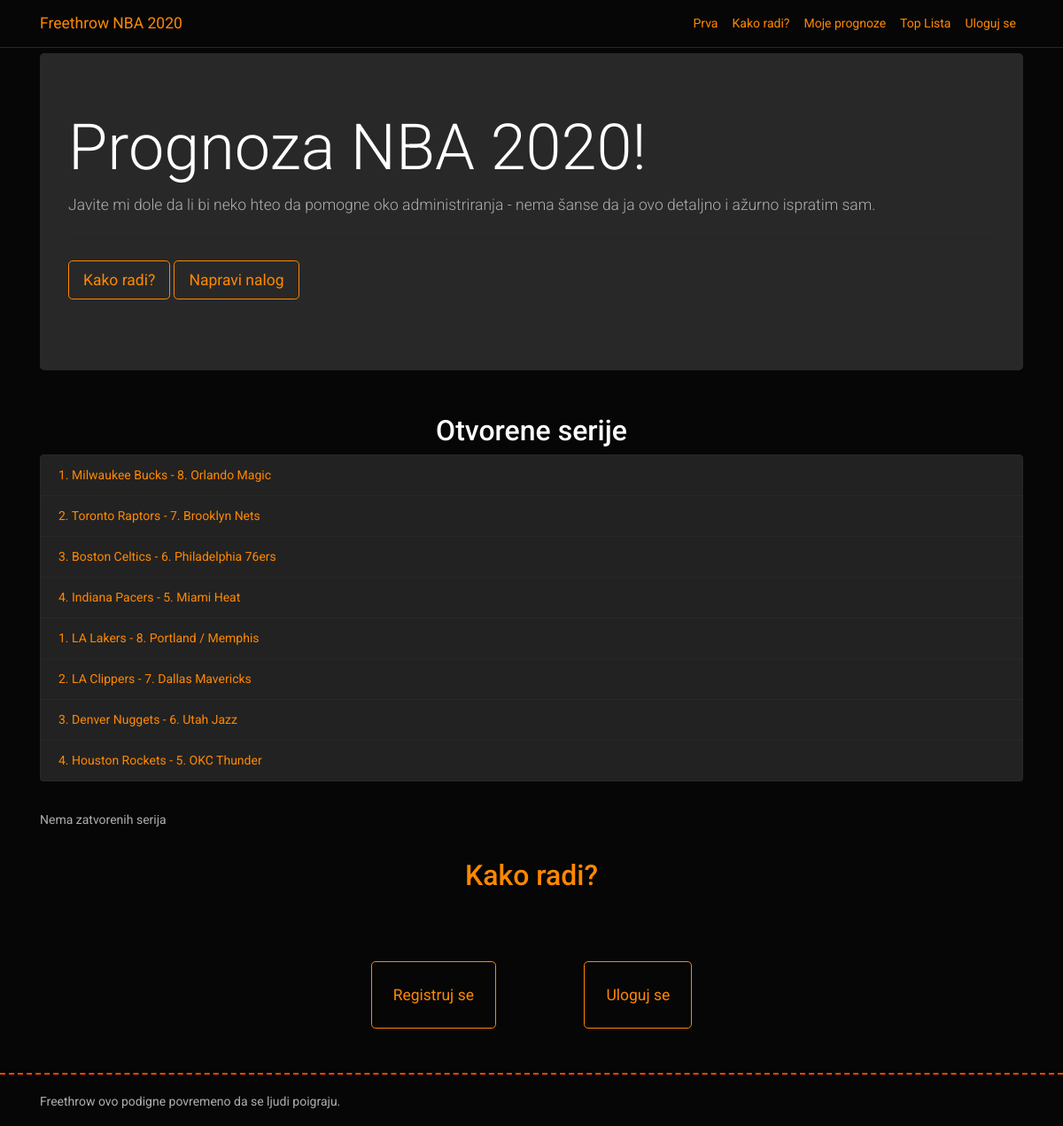
The page / on the database its author committed.
### models.py (models this page shows, shortened)
class Series(db.Model):
    __tablename__ = 'series'
    id = db.Column(db.Integer, primary_key = True)
    home = db.Column(db.Text)
    away = db.Column(db.Text)
    open = db.Column(db.Boolean, default = True)
    result = db.Column(db.String)

### main/views.py (the view)
@main.route('/', methods=['GET','POST'])
def index():
    users = User.query.order_by(User.score.desc()).limit(7)
    open_series = Series.query.filter(Series.open==True).all()
    closed_series = Series.query.filter(Series.open==False).all()
    if current_user.is_authenticated:
        usr = current_user._get_current_object()
        form = CommentForm()
        if form.validate_on_submit():
            comment = Comment()
            comment.body = form.body.data
            comment.user = usr
            db.session.add(comment)
            msg = u'Dodat komentar.'
            flash(msg)
            return redirect(url_for('main.index'))
        comments = Comment.query.all()
    else:
        form = None
        comments = None
    return render_template('index.html', comments = comments,
        series = open_series, closed_series = closed_series, users = users, form = form)

### templates/index.html (shortened to what this page needs)
{% extends "base.html" %}
{% import "bootstrap/wtf.html" as wtf %}
{% block content %}
<div class="jumbotron">
  <h1 class="display-3">Prognoza NBA 2020!</h1>
  <p class="lead"> Javite mi dole da li bi neko hteo da pomogne oko administriranja - nema šanse da ja ovo detaljno i ažurno ispratim sam.</p>
  <hr class="my-4">
  <p class="lead">
    <a class="btn btn-outline-warning btn-lg" href="/help" role="button">Kako radi?</a>
    <a class="btn btn-outline-warning btn-lg ml-auto" href="/auth/register" role="button">Napravi nalog</a>
  </p>
</div>
<hr/>
<div class="series">
{% if series %}
<h4 class="text-center">Otvorene serije</h4>
<ul class="list-group">
    {% for ser in series %}
  <li class="list-group-item d-flex justify-content-between align-items-center">
   <a href="{{ url_for('main.new_prediction', id=ser.id) }}"> {{ ser.home }} - {{ ser.away }}</a>
  </li>
{% endfor %}
</ul>
{% else %}
<h4 class="text-center">Nema otvorenih serija</h4>
<hr/>
{% endif %}
</div>
<hr/>
<div class="series">
{% if closed_series %}
<h4 class="text-center">Zatvorene serije</h4>
<ul class="list-group">
{% for ser in closed_series %}
<li class="list-group-item d-flex justify-content-between align-items-center">
<a href="{{ url_for('main.new_prediction', id=ser.id) }}"><i class="fa fa-lock" aria-hidden="true"></i> {{ ser.home }} - {{ ser.away }} {% if ser.result %}{{ ser.result }}{% endif %}</a></li>
{% endfor %}
</ul>
{% else %}
<div class="well">Nema zatvorenih serija</div>
{% endif %}
</div>
<hr/>
<div class="text-center">
<h4><a href="{{ url_for('main.help') }}">Kako radi?</a></h4>
</div>
<br/>
{% if not current_user.is_authenticated %}
<div class="text-center">
<a href="{{ url_for('auth.register') }}"class="btn btn-outline-warning btn-lg p-4 m-5">Registruj se</a>
<a href="{{ url_for('auth.login') }}"class="btn btn-outline-warning btn-lg p-4 m-5">Uloguj se</a>
</div>
{% endif %}
{% endblock %}

### templates/base.html (shortened to what this page needs)
<!DOCTYPE html>
<html lang="en">
<head>
    <link rel="stylesheet" href="https://stackpath.bootstrapcdn.com/bootswatch/4.5.2/cyborg/bootstrap.min.css">
</head>
  <header>
      <nav class="navbar navbar-expand-md navbar-dark fixed-top bg-dark">
          <div class="container">
        <a class="navbar-brand" href="/">Freethrow NBA 2020</a>
        <div class="collapse navbar-collapse" id="navbarCollapse">
          <ul class="navbar-nav ml-auto">
            <li class="nav-item">
              <a class="nav-link" href="{{ url_for('main.index') }}">Prva <span class="sr-only">(current)</span></a>
            </li>
            <li class="nav-item">
              <a class="nav-link" href="{{ url_for('main.help') }}">Kako radi?</a>
            </li>
            <li class="nav-item">
              <a class="nav-link" href="{{ url_for('main.my_predictions') }}">Moje prognoze</a>
            </li>
            <li class="nav-item">
              <a class="nav-link" href="{{ url_for('main.scoreboard') }}">Top Lista</a>
            </li>
            {% if current_user.is_authenticated %}
                    <li class="nav-item">
                        <a  class="nav-link" href="{{ url_for('auth.logout') }}">Izloguj se ({{ current_user }})</a>
                    </li>
                        {% if current_user.is_admin %}
                            <li class="nav-item">
                        <a class="nav-link" href="{{ url_for('main.new_series') }}">Unesi novu seriju</a>
                    </li>
                        {% endif %}
                    {% else %}
                    <li class="nav-item">
                        <a class="nav-link"  href="{{ url_for('auth.login') }}">Uloguj se</a>
                    </li>
                    {% endif %}
          </ul>
        </div>
        </div>
      </nav>
    </header>
    <main role="main" class="container">
    {% block content %}
    {% endblock content %}
    </main>
    <footer class="footer">
      <div class="container">
        <span>Freethrow ovo podigne povremeno da se ljudi poigraju.</span>
      </div>
    </footer>
</body>
</html>

### templates/base.html (style rules this page uses)
html { position: relative; min-height: 100%; }
.footer { position: absolute; bottom: 0; width: 100%; height: 60px; line-height: 60px; border-top:2px dashed orangered; }
body > .container { padding: 60px 15px 0; }
.footer > .container { padding-right: 15px; padding-left: 15px; }
a { color:#ff8800 !important; text-decoration:none; }

### rows shown on the page
Series: home "1. Milwaukee Bucks", away "8. Orlando Magic"
Series: home "2. Toronto Raptors", away "7. Brooklyn Nets"
Series: home "3. Boston Celtics", away "6. Philadelphia 76ers"
Series: home "4. Indiana Pacers", away "5. Miami Heat"
Series: home "1. LA Lakers", away "8. Portland / Memphis"
Series: home "2. LA Clippers", away "7. Dallas Mavericks"
Series: home "3. Denver Nuggets", away "6. Utah Jazz"
Series: home "4. Houston Rockets", away "5. OKC Thunder"
